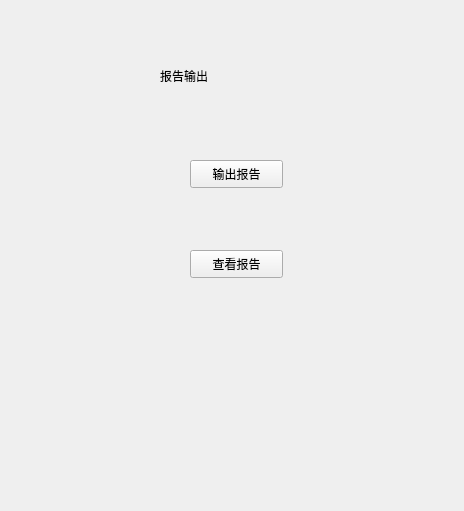
<?xml version="1.0" encoding="UTF-8"?>
<ui version="4.0">
 <class>Baogao</class>
 <widget class="QWidget" name="Baogao">
  <property name="geometry">
   <rect>
    <x>0</x>
    <y>0</y>
    <width>464</width>
    <height>511</height>
   </rect>
  </property>
  <property name="windowTitle">
   <string>Baogao</string>
  </property>
  <property name="windowIcon">
   <iconset>
    <normaloff>C:/Users/23584/Pictures/lovewallpaper/PK2.png</normaloff>C:/Users/23584/Pictures/lovewallpaper/PK2.png</iconset>
  </property>
  <widget class="QLabel" name="label">
   <property name="geometry">
    <rect>
     <x>160</x>
     <y>20</y>
     <width>151</width>
     <height>111</height>
    </rect>
   </property>
   <property name="styleSheet">
    <string notr="true">font: 22pt &quot;楷体&quot;;</string>
   </property>
   <property name="text">
    <string>报告输出</string>
   </property>
  </widget>
  <widget class="QPushButton" name="pushButton">
   <property name="geometry">
    <rect>
     <x>190</x>
     <y>160</y>
     <width>93</width>
     <height>28</height>
    </rect>
   </property>
   <property name="text">
    <string>输出报告</string>
   </property>
  </widget>
  <widget class="QPushButton" name="pushButton_2">
   <property name="geometry">
    <rect>
     <x>190</x>
     <y>250</y>
     <width>93</width>
     <height>28</height>
    </rect>
   </property>
   <property name="text">
    <string>查看报告</string>
   </property>
  </widget>
 </widget>
 <resources/>
 <connections/>
</ui>
